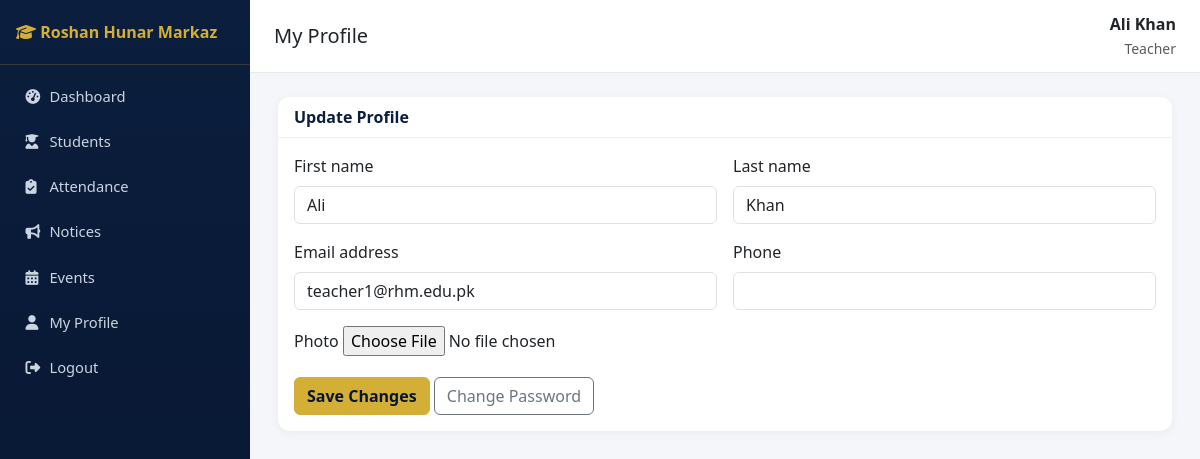
The app's page /accounts/profile/ (signed in) with its own data.
### accounts/models.py (models this page shows, shortened)
class User(AbstractUser):
    class Role(models.TextChoices):
        SUPER_ADMIN = "SUPER_ADMIN", "Super Admin"
        PRINCIPAL = "PRINCIPAL", "Principal"
        ADMIN = "ADMIN", "Admin"
        TEACHER = "TEACHER", "Teacher"
        STUDENT = "STUDENT", "Student"
        PARENT = "PARENT", "Parent"
        ACCOUNTANT = "ACCOUNTANT", "Accountant"
        LIBRARIAN = "LIBRARIAN", "Librarian"
        STAFF = "STAFF", "Staff"
    role = models.CharField(max_length=20, choices=Role.choices, default=Role.STUDENT)
    phone = models.CharField(max_length=20, blank=True)
    photo = models.ImageField(upload_to="profile_photos/", blank=True, null=True)

### accounts/views.py (the view)
# urls.py: path("profile/", views.profile_view, name="profile"),
@login_required
def profile_view(request):
    if request.method == "POST":
        form = ProfileForm(request.POST, request.FILES, instance=request.user)
        if form.is_valid():
            form.save()
            messages.success(request, "Profile updated successfully.")
            return redirect("accounts:profile")
    else:
        form = ProfileForm(instance=request.user)
    return render(request, "accounts/profile.html", {"form": form})

### accounts/forms.py
class ProfileForm(forms.ModelForm):
    class Meta:
        model = User
        fields = ["first_name", "last_name", "email", "phone", "photo"]
        widgets = {
            "first_name": forms.TextInput(attrs={"class": "form-control"}),
            "last_name": forms.TextInput(attrs={"class": "form-control"}),
            "email": forms.EmailInput(attrs={"class": "form-control"}),
            "phone": forms.TextInput(attrs={"class": "form-control"}),
        }

### sitepages/context_processors.py (called while the page is built)
def site_settings(request):
    return {"site_settings": SiteSettings.get_solo()}

### sitepages/models.py (called while the page is built)
    @classmethod
    def get_solo(cls):
        obj = cls.objects.first()
        if not obj:
            obj = cls.objects.create()
        return obj

### templates/accounts/profile.html (shortened to what this page needs)
{% extends "base.html" %}
{% block page_title %}My Profile{% endblock %}
{% block content %}
<div class="card">
  <div class="card-header">Update Profile</div>
  <div class="card-body">
    <form method="post" enctype="multipart/form-data">
      <div class="row g-3">
        {% for field in form %}
        <div class="col-md-6">
          <label class="form-label">{{ field.label }}</label>
          {{ field }}
        </div>
        {% endfor %}
      </div>
      <button class="btn btn-gold mt-3" type="submit">Save Changes</button>
      <a href="{% url 'accounts:change_password' %}" class="btn btn-outline-secondary mt-3">Change Password</a>
    </form>
  </div>
</div>
{% endblock %}

### templates/base.html (shortened to what this page needs)
{% load static %}
<!DOCTYPE html>
<html lang="en">
<head>
<link href="https://cdn.jsdelivr.net/npm/bootstrap@5.3.3/dist/css/bootstrap.min.css" rel="stylesheet">
<link href="https://cdnjs.cloudflare.com/ajax/libs/font-awesome/6.5.1/css/all.min.css" rel="stylesheet">
<link href="{% static 'css/style.css' %}" rel="stylesheet">
</head>
<body>
<nav class="sidebar" id="sidebar">
  <div class="brand"><i class="fa-solid fa-graduation-cap"></i> Roshan Hunar Markaz</div>
  <ul class="nav flex-column py-2">
    {% if request.user.role in "STUDENT,PARENT" %}
      <li class="nav-item"><a class="nav-link {% if request.resolver_match.namespace == 'portal' %}active{% endif %}" href="{% url 'portal:home' %}"><i class="fa-solid fa-gauge-high"></i> My Portal</a></li>
      <li class="nav-item"><a class="nav-link {% if request.resolver_match.namespace == 'notices' and request.resolver_match.url_name == 'list' %}active{% endif %}" href="{% url 'notices:list' %}"><i class="fa-solid fa-bullhorn"></i> Notices</a></li>
      <li class="nav-item"><a class="nav-link" href="{% url 'notices:event_list' %}"><i class="fa-solid fa-calendar-days"></i> Events</a></li>
    {% else %}
      <li class="nav-item"><a class="nav-link {% if request.resolver_match.namespace == 'dashboard' %}active{% endif %}" href="{% url 'dashboard:index' %}"><i class="fa-solid fa-gauge-high"></i> Dashboard</a></li>
      <li class="nav-item"><a class="nav-link {% if request.resolver_match.namespace == 'students' %}active{% endif %}" href="{% url 'students:list' %}"><i class="fa-solid fa-user-graduate"></i> Students</a></li>
      <li class="nav-item"><a class="nav-link " href="{% url 'attendance:mark' %}"><i class="fa-solid fa-clipboard-check"></i> Attendance</a></li>
      <li class="nav-item"><a class="nav-link {% if request.resolver_match.namespace == 'notices' %}active{% endif %}" href="{% url 'notices:list' %}"><i class="fa-solid fa-bullhorn"></i> Notices</a></li>
      <li class="nav-item"><a class="nav-link" href="{% url 'notices:event_list' %}"><i class="fa-solid fa-calendar-days"></i> Events</a></li>
    {% endif %}
    <li class="nav-item"><a class="nav-link" href="{% url 'accounts:profile' %}"><i class="fa-solid fa-user"></i> My Profile</a></li>
    <li class="nav-item"><a class="nav-link" href="{% url 'accounts:logout' %}"><i class="fa-solid fa-right-from-bracket"></i> Logout</a></li>
  </ul>
</nav>
<div class="main-content">
  <div class="topbar">
    <h5 class="mb-0">{% block page_title %}Dashboard{% endblock %}</h5>
    <div class="text-end">
      <div class="fw-semibold">{{ request.user.get_full_name|default:request.user.username }}</div>
      <small class="text-muted">{{ request.user.get_role_display }}</small>
    </div>
  </div>
  {% block content %}{% endblock %}
</div>
</body>
</html>

### static/css/style.css (style rules this page uses)
:root { --navy: #0b1e3d; --navy-dark: #071530; --gold: #d4af37; --gold-light: #f0d878; --bg: #f4f6fa; }
body { background: var(--bg); font-family: 'Segoe UI', Roboto, sans-serif; }
.sidebar { background: linear-gradient(180deg, var(--navy) 0%, var(--navy-dark) 100%); min-height: 100vh; width: 250px; position: fixed; top: 0; left: 0; z-index: 1030; }
.sidebar .brand { color: var(--gold); font-weight: 700; padding: 1.25rem 1rem; border-bottom: 1px solid rgba(212,175,55,.2); }
.sidebar .nav-link { color: #cbd5e1; padding: .6rem 1.1rem; border-radius: 6px; margin: 2px 8px; font-size: .92rem; }
.sidebar .nav-link i { width: 20px; }
.main-content { margin-left: 250px; padding: 1.5rem 1.75rem; }
.topbar { background: #fff; border-bottom: 1px solid #e5e9f0; padding: .75rem 1.5rem; margin: -1.5rem -1.75rem 1.5rem -1.75rem; display: flex; justify-content: space-between; align-items: center; }
.card { border: none; border-radius: 12px; box-shadow: 0 2px 10px rgba(0,0,0,.05); }
.card-header { background: #fff; border-bottom: 1px solid #eef0f4; font-weight: 600; color: var(--navy); border-radius: 12px 12px 0 0 !important; }
.btn-gold { background: var(--gold); border-color: var(--gold); color: var(--navy-dark); font-weight: 600; }

### records on screen
User: user.get_full_name "Ali Khan", user.role "Teacher", form "Ali" "Khan" "teacher1@rhm.edu.pk"

### other values on screen
{{ field.label }} "First name" "Last name" "Email address" "Phone" "Photo"
